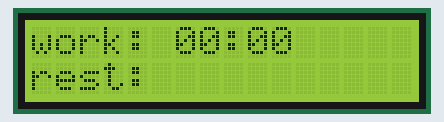
Recording of a program running on a simulated Arduino Uno, built with avr-gcc and run on an emulated ATmega328P. Parts: 16×2 character LCD.

Above: at 0.1 s.
At 4.1 s:
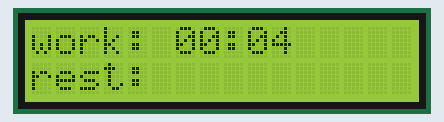
At 9.1 s:
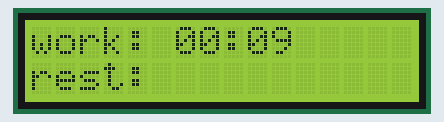
At 19.1 s:
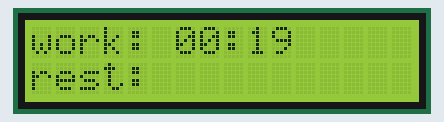
At 28.1 s:
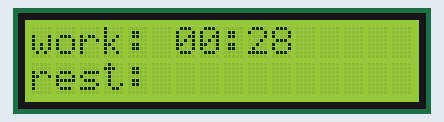
At 38.2 s:
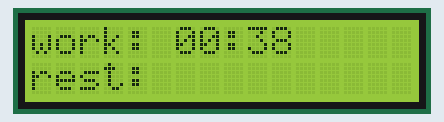

The program:

main.cpp
```cpp
// #include <Arduino.h>

// // put function declarations here:
// int myFunction(int, int);

// void setup() {
//   // put your setup code here, to run once:
//   int result = myFunction(2, 3);
// }

// void loop() {
//   // put your main code here, to run repeatedly:
// }

// // put function definitions here:
// int myFunction(int x, int y) {
//   return x + y;
// }

#include <Arduino.h>
#include <LiquidCrystal.h>

void printPadded(int);

String workText = "work: ";
String restText = "rest: ";
int cursor_line = 0;
const int rs = 7, en = 6, d4 = 5, d5 = 4, d6 = 3, d7 = 2;

LiquidCrystal lcd(rs, en, d4, d5, d6, d7);


void setup() {
  lcd.begin(16, 2);
  lcd.setCursor(0, 0);
  lcd.print(workText);
  lcd.setCursor(0, 1);
  lcd.print(restText);
  lcd.setCursor(0, 0);
}

void loop() {
  unsigned long current = millis();
  int s = (current / 1000) % 60; // Определение секунд
  int m = (current / 60000) % 60; // Определение минут
  int h = (current / 3600000) % 24; // Определение часов

  if (s == 45 && cursor_line == 0){
    cursor_line = 1;
  } else if (s == 15 && cursor_line == 1) {
    cursor_line = 0;
  }

  lcd.setCursor(6, cursor_line);

  printPadded(m);
  lcd.print(":");
  printPadded(s);

  delay(1000);
  //clearNumbers();
}

void printPadded(int value) {
  if (value < 10) {
    lcd.print("0");
  }
  lcd.print(value);
}
```

Measured:
- what the display in image 1 shows lasts 1.0 s, from 4.1 s to 5.1 s
